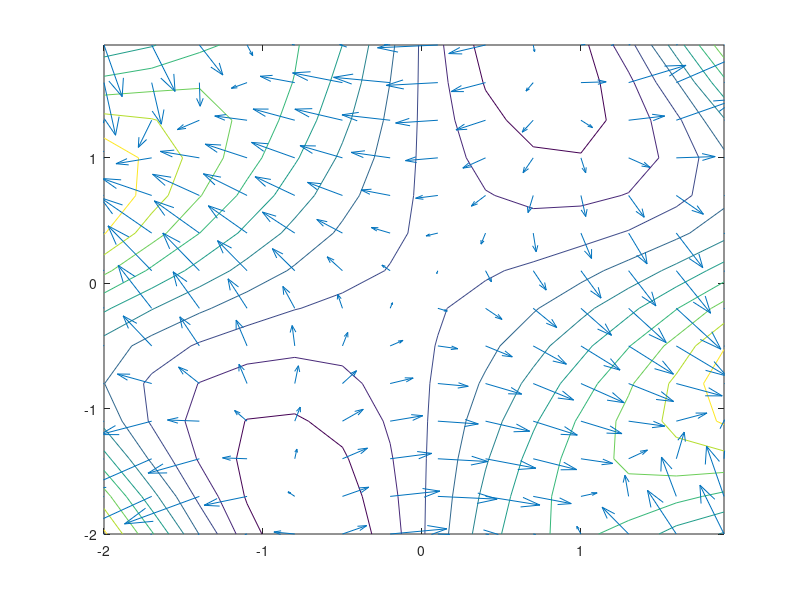

Write MATLAB code to recreate this figure.
%% 2D QUIVER
[X,Y] = meshgrid(-2:0.3:2); % Create a mesh grid on [-2,2]*[-2,2].
Z = X.^2 - 3*sin(X.*Y); % Create a scalar field.
[Zx, Zy]= gradient(Z);  % Find its gradient.
figure;
contour(X,Y,Z); % Visualize the scalar field.
hold on;
quiver(X, Y, Zx, Zy, 2); % Plot the vector field grad(Z).